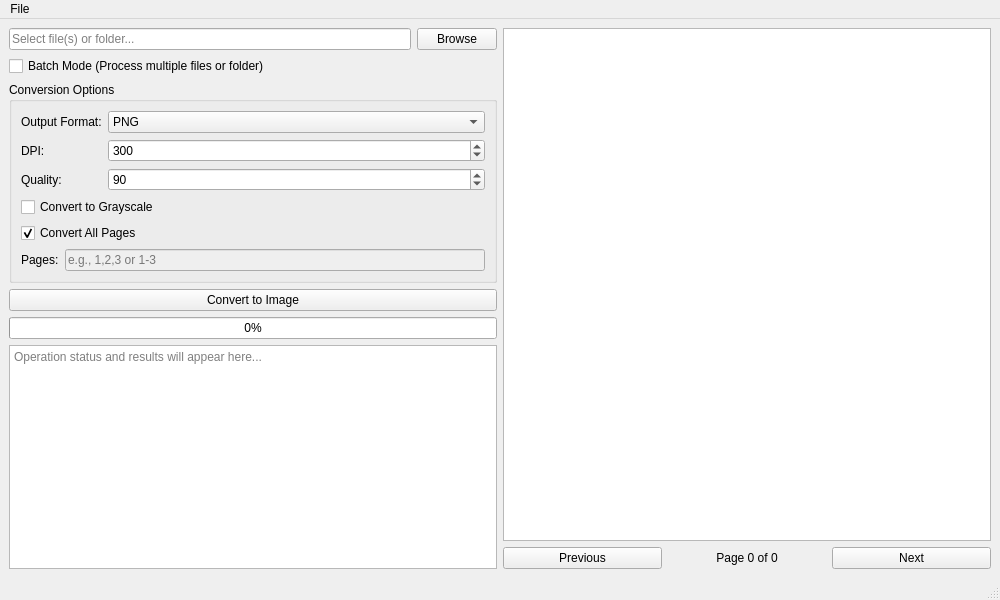
<?xml version='1.0' encoding='utf-8'?>
<ui version="4.0">
 <class>MainWindow</class>
 <widget class="QMainWindow" name="MainWindow">
  <property name="geometry">
   <rect>
    <x>0</x>
    <y>0</y>
    <width>1000</width>
    <height>600</height>
   </rect>
  </property>
  <property name="windowTitle">
   <string>PDF to Image Converter</string>
  </property>
  <widget class="QWidget" name="centralwidget">
   <layout class="QHBoxLayout" name="horizontalLayout_3">
    <item>
     <layout class="QVBoxLayout" name="leftLayout">
      <item>
       <layout class="QHBoxLayout" name="horizontalLayout">
        <item>
         <widget class="QLineEdit" name="inputFileEdit">
          <property name="placeholderText">
           <string>Select file(s) or folder...</string>
          </property>
          <property name="readOnly">
           <bool>true</bool>
          </property>
          <property name="rfuLocale_setPlaceholderText" stdset="0">
           <string notr="true">Legacy.s085593ea0e434e26</string>
          </property>
         </widget>
        </item>
        <item>
         <widget class="QPushButton" name="browseButton">
          <property name="text">
           <string>Browse</string>
          </property>
          <property name="rfuLocale_setText" stdset="0">
           <string notr="true">Legacy.s3227aa9666253f7a</string>
          </property>
         </widget>
        </item>
       </layout>
      </item>
      <item>
       <widget class="QCheckBox" name="batchModeCheckbox">
        <property name="text">
         <string>Batch Mode (Process multiple files or folder)</string>
        </property>
        <property name="rfuLocale_setText" stdset="0">
         <string notr="true">Legacy.s86e5aa6c133a6e6f</string>
        </property>
       </widget>
      </item>
      <item>
       <widget class="QGroupBox" name="conversionOptionsGroup">
        <property name="title">
         <string>Conversion Options</string>
        </property>
        <layout class="QVBoxLayout" name="verticalLayout">
         <item>
          <layout class="QFormLayout" name="formLayout">
           <item row="0" column="0">
            <widget class="QLabel" name="formatLabel">
             <property name="text">
              <string>Output Format:</string>
             </property>
             <property name="rfuLocale_setText" stdset="0">
              <string notr="true">Legacy.s59293fa6840c103d</string>
             </property>
            </widget>
           </item>
           <item row="0" column="1">
            <widget class="QComboBox" name="formatCombo">
             <item>
              <property name="text">
               <string>PNG</string>
              </property>
             </item>
             <item>
              <property name="text">
               <string>JPEG</string>
              </property>
             </item>
             <item>
              <property name="text">
               <string>TIFF</string>
              </property>
             </item>
             <item>
              <property name="text">
               <string>BMP</string>
              </property>
             </item>
            </widget>
           </item>
           <item row="1" column="0">
            <widget class="QLabel" name="dpiLabel">
             <property name="text">
              <string>DPI:</string>
             </property>
             <property name="rfuLocale_setText" stdset="0">
              <string notr="true">Legacy.sb0566877b9b2451c</string>
             </property>
            </widget>
           </item>
           <item row="1" column="1">
            <widget class="QSpinBox" name="dpiSpinBox">
             <property name="minimum">
              <number>72</number>
             </property>
             <property name="maximum">
              <number>1200</number>
             </property>
             <property name="value">
              <number>300</number>
             </property>
            </widget>
           </item>
           <item row="2" column="0">
            <widget class="QLabel" name="qualityLabel">
             <property name="text">
              <string>Quality:</string>
             </property>
             <property name="rfuLocale_setText" stdset="0">
              <string notr="true">Legacy.s475131ae16f19fd6</string>
             </property>
            </widget>
           </item>
           <item row="2" column="1">
            <widget class="QSpinBox" name="qualitySpinBox">
             <property name="maximum">
              <number>100</number>
             </property>
             <property name="value">
              <number>90</number>
             </property>
            </widget>
           </item>
          </layout>
         </item>
         <item>
          <widget class="QCheckBox" name="grayscaleCheck">
           <property name="text">
            <string>Convert to Grayscale</string>
           </property>
           <property name="rfuLocale_setText" stdset="0">
            <string notr="true">Legacy.s322612f63f59b92b</string>
           </property>
          </widget>
         </item>
         <item>
          <widget class="QCheckBox" name="allPagesCheck">
           <property name="text">
            <string>Convert All Pages</string>
           </property>
           <property name="checked">
            <bool>true</bool>
           </property>
           <property name="rfuLocale_setText" stdset="0">
            <string notr="true">Legacy.s647e441d3b0c0ad3</string>
           </property>
          </widget>
         </item>
         <item>
          <layout class="QHBoxLayout" name="horizontalLayout_2">
           <item>
            <widget class="QLabel" name="pagesLabel">
             <property name="text">
              <string>Pages:</string>
             </property>
             <property name="rfuLocale_setText" stdset="0">
              <string notr="true">Legacy.s0f36bbc96bf26dbb</string>
             </property>
            </widget>
           </item>
           <item>
            <widget class="QLineEdit" name="pagesEdit">
             <property name="enabled">
              <bool>false</bool>
             </property>
             <property name="placeholderText">
              <string>e.g., 1,2,3 or 1-3</string>
             </property>
             <property name="rfuLocale_setPlaceholderText" stdset="0">
              <string notr="true">Legacy.se880c49d7829f900</string>
             </property>
            </widget>
           </item>
          </layout>
         </item>
        </layout>
        <property name="rfuLocale_setTitle" stdset="0">
         <string notr="true">Legacy.sf89a77de322df818</string>
        </property>
       </widget>
      </item>
      <item>
       <widget class="QPushButton" name="convertButton">
        <property name="text">
         <string>Convert to Image</string>
        </property>
        <property name="rfuLocale_setText" stdset="0">
         <string notr="true">Legacy.s35a8b56fdeec98cc</string>
        </property>
       </widget>
      </item>
      <item>
       <widget class="QProgressBar" name="progressBar">
        <property name="value">
         <number>0</number>
        </property>
       </widget>
      </item>
      <item>
       <widget class="QTextEdit" name="outputText">
        <property name="readOnly">
         <bool>true</bool>
        </property>
        <property name="placeholderText">
         <string>Operation status and results will appear here...</string>
        </property>
        <property name="rfuLocale_setPlaceholderText" stdset="0">
         <string notr="true">Legacy.s3a170a5c58931df1</string>
        </property>
       </widget>
      </item>
     </layout>
    </item>
    <item>
     <layout class="QVBoxLayout" name="rightLayout">
      <item>
       <widget class="QGraphicsView" name="previewView">
        <property name="sizePolicy">
         <sizepolicy hsizetype="Expanding" vsizetype="Expanding">
          <horstretch>1</horstretch>
          <verstretch>0</verstretch>
         </sizepolicy>
        </property>
       </widget>
      </item>
      <item>
       <layout class="QHBoxLayout" name="navigationLayout">
        <item>
         <widget class="QPushButton" name="prevButton">
          <property name="text">
           <string>Previous</string>
          </property>
          <property name="rfuLocale_setText" stdset="0">
           <string notr="true">Legacy.sa57b08a480b822a0</string>
          </property>
         </widget>
        </item>
        <item>
         <widget class="QLabel" name="pageLabel">
          <property name="text">
           <string>Page 0 of 0</string>
          </property>
          <property name="alignment">
           <set>Qt::AlignCenter</set>
          </property>
          <property name="rfuLocale_setText" stdset="0">
           <string notr="true">Legacy.s3471f557170a112d</string>
          </property>
         </widget>
        </item>
        <item>
         <widget class="QPushButton" name="nextButton">
          <property name="text">
           <string>Next</string>
          </property>
          <property name="rfuLocale_setText" stdset="0">
           <string notr="true">Legacy.s1ff57a29d7c9d11b</string>
          </property>
         </widget>
        </item>
       </layout>
      </item>
     </layout>
    </item>
   </layout>
  </widget>
  <widget class="QMenuBar" name="menubar">
   <property name="geometry">
    <rect>
     <x>0</x>
     <y>0</y>
     <width>1000</width>
     <height>27</height>
    </rect>
   </property>
   <widget class="QMenu" name="menuFile">
    <property name="title">
     <string>File</string>
    </property>
    <addaction name="actionExit" />
    <property name="rfuLocale_setTitle" stdset="0">
     <string notr="true">Legacy.s50009ce1da4d15e1</string>
    </property>
   </widget>
   <addaction name="menuFile" />
  </widget>
  <widget class="QStatusBar" name="statusbar" />
  <action name="actionExit">
   <property name="text">
    <string>Exit</string>
   </property>
   <property name="shortcut">
    <string>Ctrl+Q</string>
   </property>
   <property name="rfuLocale_setText" stdset="0">
    <string notr="true">Legacy.sd17d84a604994b72</string>
   </property>
  </action>
  <property name="rfuLocale_setWindowTitle" stdset="0">
   <string notr="true">Legacy.sd0e9f8c703a31247</string>
  </property>
 </widget>
 <resources />
 <connections />
</ui>
